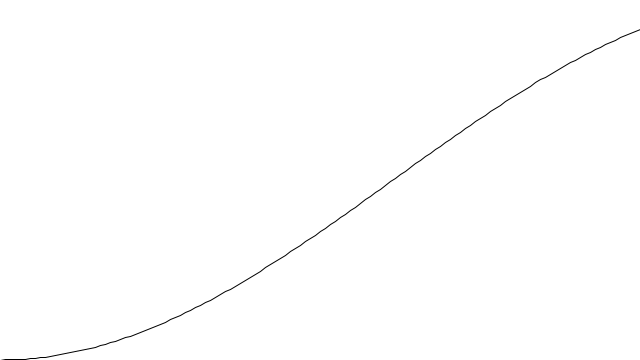
Frame 1 (no input)
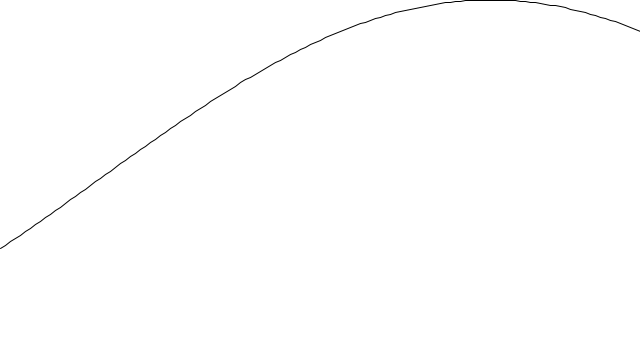
Frame 60 (the mouse pressed at the canvas centre just before this capture)
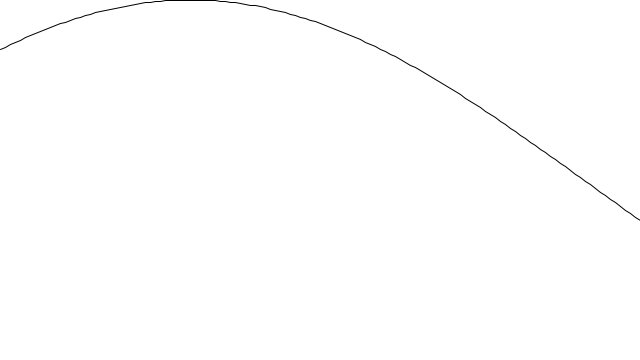
Frame 120 (the mouse held since frame 60 and released just before this capture)

The Processing sketch that drew these frames (run headless with seeded random() and noise(); from frame 60 on, the mouse is pressed at the canvas centre):

// Processing sketch: SmoothWavePattern
// ── SmoothWavePattern.pde
float amplitude = height/2;
float angle = 0;
float startAngle = 0;
float angleVel = 0.02;

void setup() {
  background(255);
  size(640, 360);
}

void draw() {
  background(255);
  beginShape();
  angle = startAngle;
  for(int x = 0; x <= width; x+=5) {
      float y = map(cos(angle), -1,1,0,height);
      vertex(x,y);
      angle += angleVel;
  }
  startAngle += angleVel;
  endShape();
}
